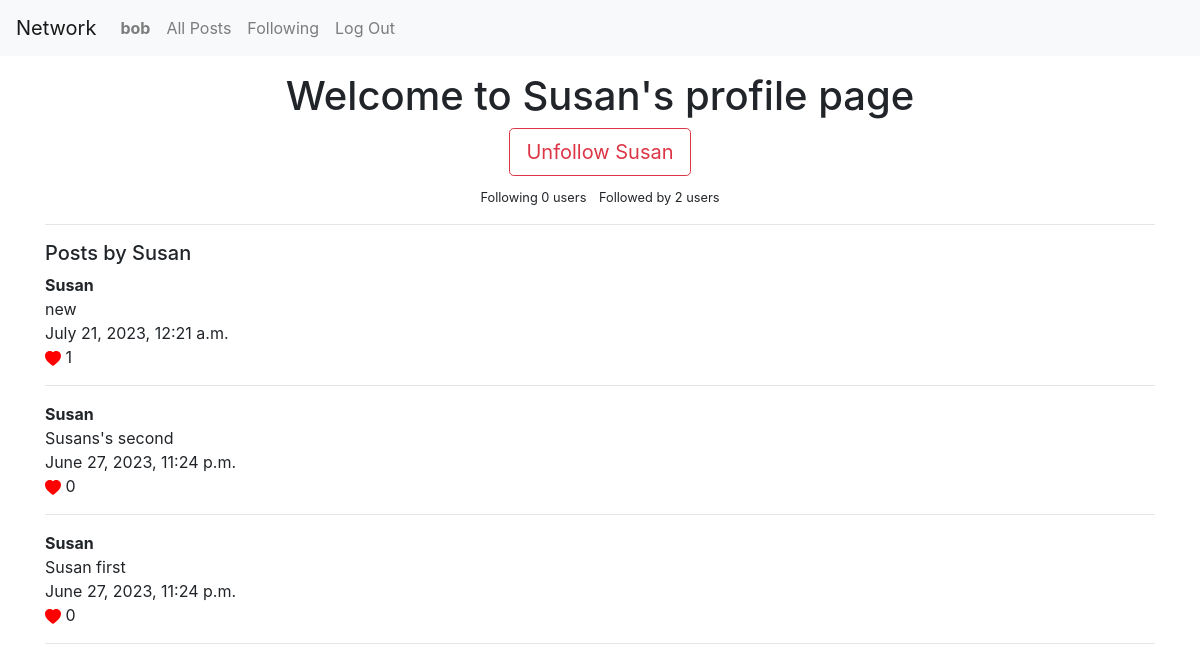
/profile/1 (signed in), run on the app's committed database.
### network/models.py (models this page shows, shortened)
class User(AbstractUser):
    pass

class Profile(models.Model):
    user = models.OneToOneField(User, on_delete=models.CASCADE)
    follows = models.ManyToManyField('self', related_name="followed_by", symmetrical=False, blank=True)
    def create_profile(sender, instance, created, **kwargs):
        if created:
            user_profile = Profile(user=instance)
            user_profile.save()
    post_save.connect(create_profile, sender=User)

class Post(models.Model):
    content = models.TextField(verbose_name='')
    user = models.ForeignKey(User, on_delete=models.CASCADE)
    comment = models.ForeignKey(Comment, on_delete=models.CASCADE, blank=True, null=True)
    pub_date = models.DateTimeField(auto_now_add=True)
    likes = models.ManyToManyField(User, related_name="post_like", blank=True)
    class Meta:
        ordering = ["-pub_date"]

### network/views.py (the view, shortened to what this page needs)
# urls.py: path('profile/<int:id>', views.profile, name='profile'),
def profile(request, id):
    if request.user.is_authenticated:
        try:
            profile = Profile.objects.get(id=id)
        except (KeyError, Profile.DoesNotExist):
            return render(request, "network/profile.html", {"error_message":"Error"})
        else:
            user_posts = profile.user.post_set.all()
            following = profile.follows.all()
        return render(request, "network/profile.html", {'profile': profile, 'user_posts': user_posts})
    return HttpResponseRedirect(reverse('login'))

### network/templates/network/profile.html (shortened to what this page needs)
{% extends "network/layout.html" %}
{% load crispy_forms_tags %}
{% block body %}
<div class="container">
    {% if profile %}
        {% if request.user.profile == profile %}
            <h1 class="text-center mt-3">Welcome to your profile page</h1>
        {% else %}
            <h1 class="text-center mt-3">Welcome to {{ profile.user.username }}'s profile page</h1>
            <form method="POST" class="my-2">
                <div class="col text-center">
                {% if profile in request.user.profile.follows.all %}
                <button class="btn btn-outline-danger btn-lg" type="submit" name="follow" value="unfollow">Unfollow {{ profile.user}}</button>
                {% else %}
                <button class="btn btn-outline-success btn-lg" type="submit" name="follow" value="follow">Follow {{ profile.user}}</button>
                {% endif %}
                </div>
            </form>
        {% endif %}
        <div class="text-center">
            <small class="mx-1">Following {{ profile.follows.count }} user{{ profile.follows.count|pluralize}}</small>
            <small class='mx-1'>Followed by {{ profile.followed_by.count }} user{{ profile.followed_by.count|pluralize }}</small>
        </div>
        <hr>
        {% if user_posts %}
            <p class="h5 my-2">Posts by {{ profile.user.username | capfirst}}</p>
            {% for post in user_posts %}
                <p class="m-0 font-weight-bolder">{{ post.user.username }}</p>
                <p class="m-0">{{ post.content }}</p>
                <p class="m-0">{{ post.pub_date }}</p>
                <a href="#" class="m-0">
                    <svg  xmlns="http://www.w3.org/2000/svg" width="16" height="16" fill="red" class="bi bi-heart-fill" viewBox="0 0 16 16">
                        <path fill-rule="evenodd" d="M8 1.314C12.438-3.248 23.534 4.735 8 15-7.534 4.736 3.562-3.248 8 1.314z"/>
                    </svg>
                </a>{{ post.likes.count }}
                <hr>
                {% endfor %}
        {% else %}
            <p class="h5 my-2">{{ profile.user.username|capfirst }} has no posts</p>
        {% endif %}
    {% else %}
        <h1>Profile Does not exist </h1>
        <a class="btn btn-primary btn-lg" href="{% url 'login' %}">Login</a> or <a class="btn btn-primary btn-lg" href="{% url 'register' %}">Register</a>
    {% endif %}
</div>
{% endblock %}

### network/templates/network/layout.html (shortened to what this page needs)
{% load static %}
<!DOCTYPE html>
<html lang="en">
    <head>
        <link rel="stylesheet" href="https://stackpath.bootstrapcdn.com/bootstrap/4.4.1/css/bootstrap.min.css">
        <link href="{% static 'network/styles.css' %}" rel="stylesheet">
    </head>
    <body>
        <nav class="navbar navbar-expand-lg navbar-light bg-light">
            <a class="navbar-brand" href="#">Network</a>
            <div>
              <ul class="navbar-nav mr-auto">
                {% if user.is_authenticated %}
                    <li class="nav-item">
                        <a class="nav-link" href="#"><strong>{{ user.username }}</strong></a>
                    </li>
                {% endif %}
                <li class="nav-item">
                  <a class="nav-link" href="{% url 'index' %}">All Posts</a>
                </li>
                {% if user.is_authenticated %}
                    <li class="nav-item">
                        <a class="nav-link" href="{% url 'following' %}">Following</a>
                    </li>
                    <li class="nav-item">
                        <a class="nav-link" href="{% url 'logout' %}">Log Out</a>
                    </li>
                {% endif %}
              </ul>
            </div>
          </nav>
        <div class="body">
            {% block body %}
            {% endblock %}
        </div>
    </body>
</html>

### data on the page
User: username "bob"
Profile: user.username "Susan", user "Susan", follows.count "0", followed_by.count "2"
Post: user.username "Susan", content "new", pub_date "July 21, 2023, 12:21 a.m.", likes.count "1"
Post: user.username "Susan", content "Susans's second", pub_date "June 27, 2023, 11:24 p.m.", likes.count "0"
Post: user.username "Susan", content "Susan first", pub_date "June 27, 2023, 11:24 p.m.", likes.count "0"
